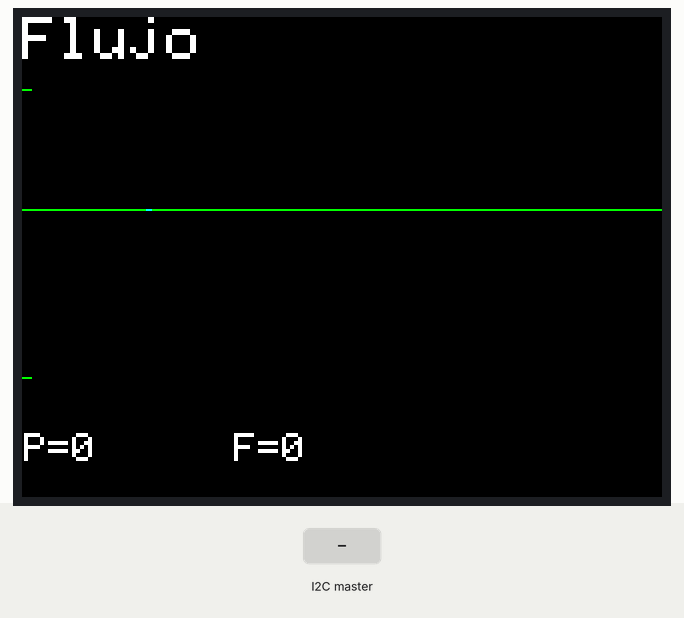
This sketch was run on a simulated Arduino Uno, built with avr-gcc and run on an emulated ATmega328P. Shown: 320×240 colour display. The inputs (shaded band) are chosen by the test bench. What the sketch prints to the serial monitor is not drawn.

Above: at 1.22 s.
1.5 s: the I2C master sends the byte 1
At 1.83 s:
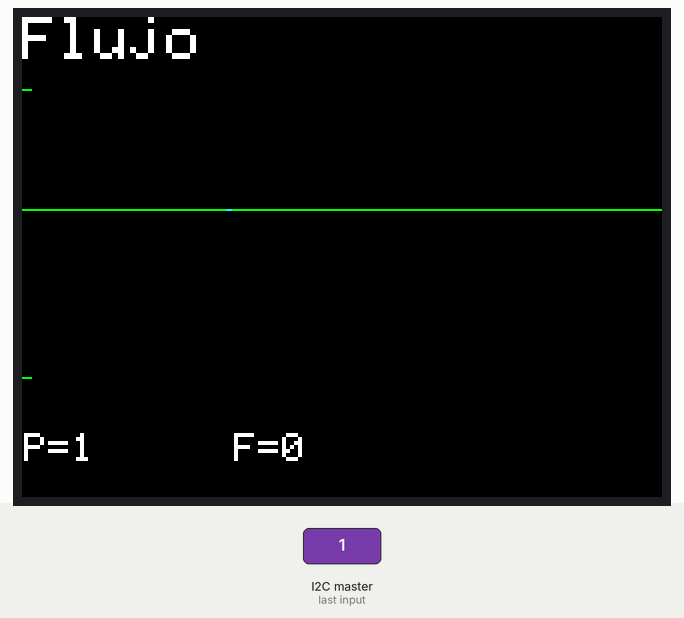
3.1 s: the I2C master sends the byte 90
At 5.47 s:
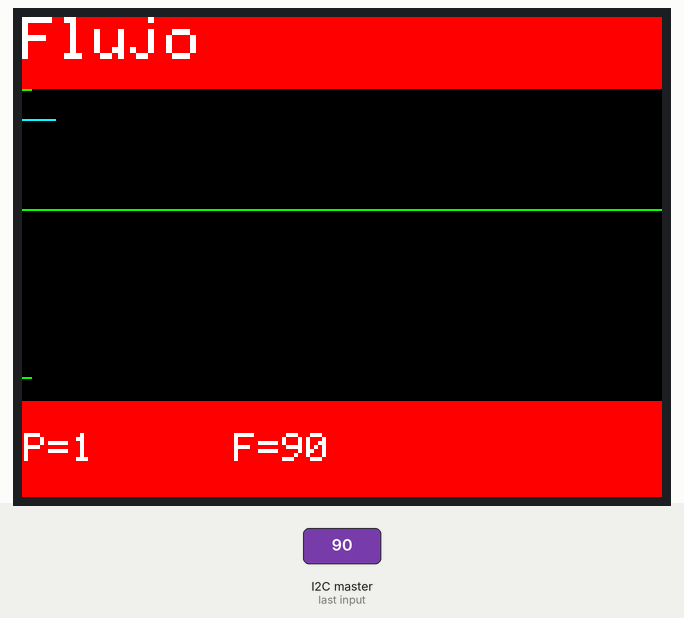
6.1 s: the I2C master sends the byte 1
At 6.39 s:
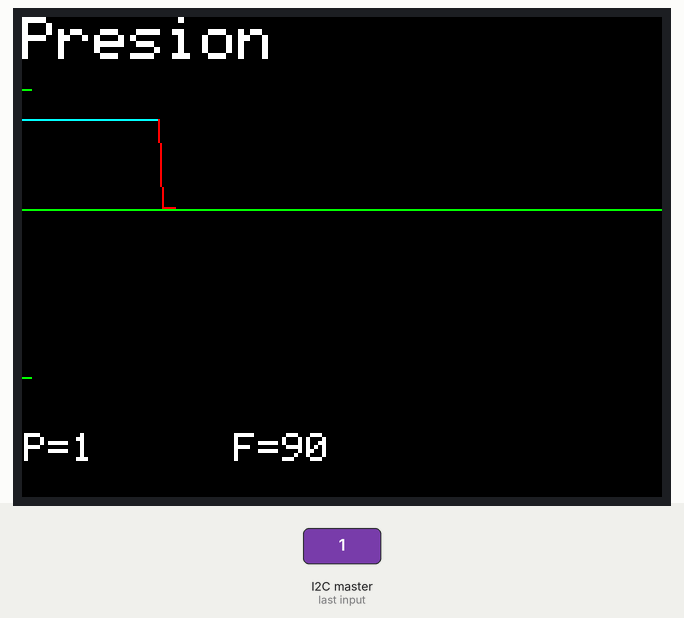
Timing chart, 0 to 9.1 s (numbered marks = the images above; inputs shaded):
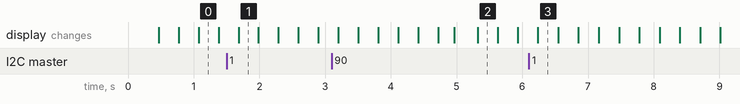

The sketch:

elegoo_gfx_and_i2c_v2.ino
```cpp
#include <Elegoo_GFX.h>
#include <Elegoo_TFTLCD.h>
#include <Wire.h>

#define LCD_CS A3 // Chip Select goes to Analog 3
#define LCD_CD A2 // Command/Data goes to Analog 2
#define LCD_WR A1 // LCD Write goes to Analog 1
#define LCD_RD A0 // LCD Read goes to Analog 0

#define  LCD_RESET A4 // Can alternately just connect to Arduino's reset pin

//defining colors
#define BLACK   0x0000
#define BLUE    0x001F
#define RED     0xF800
#define GREEN   0x07E0
#define CYAN    0x07FF
#define MAGENTA 0xF81F
#define YELLOW  0xFFE0
#define WHITE   0xFFFF

Elegoo_TFTLCD tft(LCD_CS, LCD_CD, LCD_WR, LCD_RD, LCD_RESET);
int my_values[4]; //transmision

float width, height;
float x1,y1,x2,y2;
float read_value;

char message;
int i=0;
unsigned int colors[]={0,63488};
unsigned int color;
int c=0;
bool alarm=false;

unsigned long prev_t=0;
unsigned long now_t=0;

void setup() {
  Serial.begin(9600);
  Wire.begin(1);//initializing i2c communication
  Wire.onReceive(llegaDato);
  //#ifdef USE_Elegoo_SHIELD_PINOUT
  //Serial.println(F("Using Elegoo 2.8\" TFT Arduino Shield Pinout"));
  //#else
  //  Serial.println(F("Using Elegoo 2.8\" TFT Breakout Board Pinout"));
  //#endif
  //tft.reset();
  uint16_t identifier = tft.readID();
  tft.begin(identifier);

  tft.setRotation(3);
  width=tft.width();
  height=tft.height();
  tft.fillScreen(BLACK);
  x1=0; y1=height*.4; x2=10; y2=0;
}
void llegaDato() {
// Si hay dos bytes disponibles
 while (Wire.available()){
   //my_values[0] =Wire.read();
   //my_values[1]= Wire.read();
   my_values[i]=Wire.read();
   i=(i+1)%3;
  }
}

void loop() {

  prev_t=millis();

  if(y2 < 60*.5/-1+height*.4){//alarm parameters
    //alarm=true;
    c=(c+1)%2;
    color=colors[c];
  }
  else{
    //alarm=false;
    color=colors[0];
  }

  //if(!alarm){color=colors[0];}

  if(x1>width || x2>width){//cleaning screen
    tft.fillScreen(BLACK);
    x1=0;
    x2=0;
  }

  tft.drawLine(0,height*.15,width*.0125,height*.15,GREEN);//top line
  tft.drawLine(0,height*.75,width*.0125,height*.75,GREEN);//bottom line
  tft.drawLine(0,height*.4,width,height*.4,GREEN);//base line
  //tft.drawLine(0,60*.5/-1+height*.4,width,60*.5/-1+height*.4,WHITE);//threshold

  //Display parametro 1
  tft.fillRect(0,height*.8,width,height*.2,color);//keeps from overwriting in screen
  tft.setCursor(1,height*.87); tft.setTextSize(2);
  tft.print("P="); tft.print(my_values[0]);
  Serial.print("v0= "); Serial.println(my_values[0]);
  //Display parametro 2
  tft.setCursor(1+width*.33,height*.87); tft.setTextSize(2);
  tft.print("F="); tft.print(my_values[1]);
  Serial.print("v1= "); Serial.println(my_values[1]);
  //Display parametro 3
  //tft.fillRect(width*.66,height*.8,width*.33,height*.2,RED);

  if(my_values[2]==1){
    tft.fillRect(0,0,width,height*.15,color);
    tft.setCursor(0,0); tft.setTextSize(3);
    tft.println("Presion");
    y2=constrain(my_values[0]*.5/-1+height*.4, height*.15, height*.75);
    tft.drawLine(x1,y1,x2,y2,RED);
  }
  else{
    tft.fillRect(0,0,width,height*.15,color);
    tft.setCursor(0,0); tft.setTextSize(3);
    tft.println("Flujo");
    y2=constrain(my_values[1]*.5/-1+height*.4, height*.15, height*.75);
    tft.drawLine(x1,y1,x2,y2,CYAN);
  }

  x1=x2; y1=y2;
  x2+=2; //y2=constrain(my_values[0]*1/-1+height*.4, height*.15, height*.75);
  now_t=millis();
  Serial.print("t "); Serial.println(now_t-prev_t);
  prev_t=now_t;

}
```

Measured:
- after the input at 6.1 s, the display: changes after 0.14 s (image 3)
